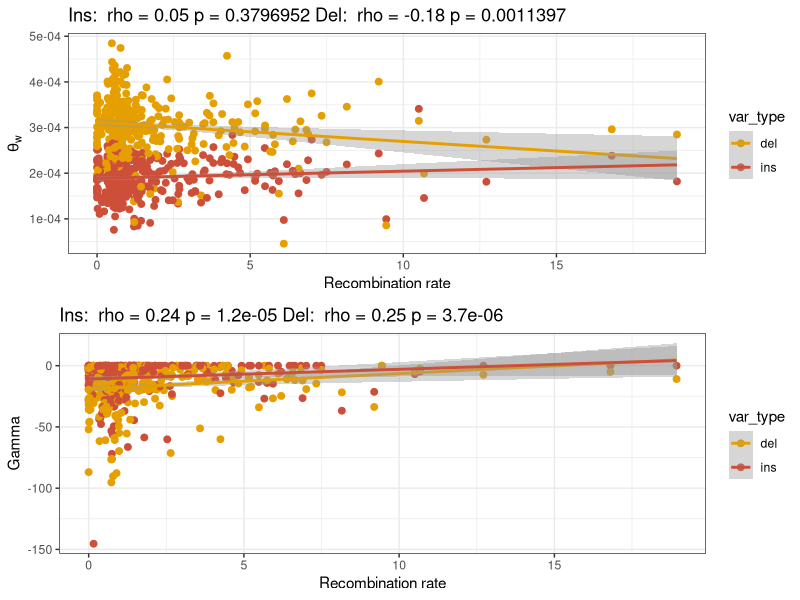
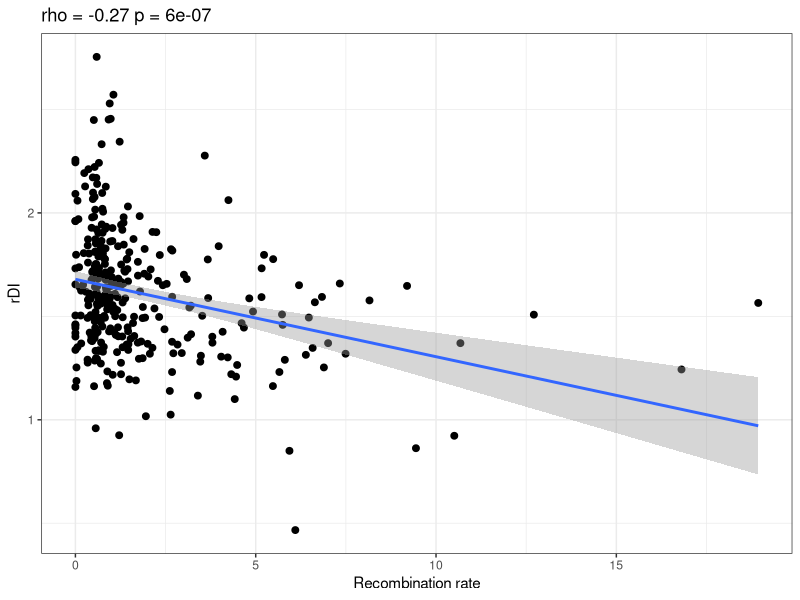
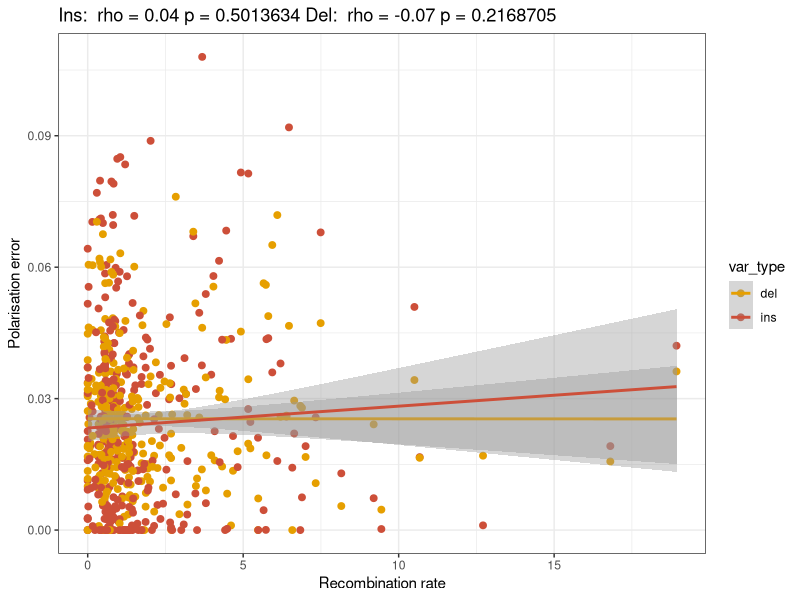

Write the R code that produced these figures, in order.
# Title     : anavar results
# Objective : analyses anavar results and plot
# Created by: henryjuho
# Created on: 08/11/2017

library(ggplot2)
library(gridExtra)
library(reshape2)

cbPalette <- c("#E69F00", 'tomato 3', 'steel blue', "#999999", "#56B4E9", "#009E73", "#F0E442", "#0072B2", "#D55E00", "#CC79A7")

window_data = read.csv('gt_windows_noncoding_continuous_full_results.windowdata.csv')
window_data$mean_gamma = as.numeric(window_data$scale) * as.numeric(window_data$shape) * -1

window_data_sel = subset(window_data, sel_type=='sel')

ins_data = subset(window_data_sel, var_type=='ins')
del_data = subset(window_data_sel, var_type=='del')

# theta correlations
theta_ins_test = cor.test(ins_data$theta, ins_data$rec_rate, method='spearman', exact=NULL)
theta_del_test = cor.test(del_data$theta, del_data$rec_rate, method='spearman', exact=NULL)

# gamma correlations
gamma_ins_test = cor.test(ins_data$mean_gamma, ins_data$rec_rate, method='spearman', exact=NULL)
gamma_del_test = cor.test(del_data$mean_gamma, del_data$rec_rate, method='spearman', exact=NULL)

# error correlations
error_ins_test = cor.test(ins_data$e, ins_data$rec_rate, method='spearman', exact=NULL)
error_del_test = cor.test(del_data$e, del_data$rec_rate, method='spearman', exact=NULL)

# theta plot

theta_plot = ggplot(window_data_sel, aes(x=rec_rate, y=theta, colour=var_type)) +
      geom_point(stat='identity', size = 2) +
      geom_smooth(method='lm') +
      theme_bw() +
      scale_colour_manual(values=cbPalette) +
      xlab('Recombination rate')  + ylab(expression(theta[w])) +
      ggtitle(paste('Ins: ', expression(rho), '=', round(theta_ins_test$estimate, digits=2),
      'p =', round(theta_ins_test$p.value, digits=7),
      'Del: ', expression(rho), '=', round(theta_del_test$estimate, digits=2),
      'p =', round(theta_del_test$p.value, digits=7)))

# rdi plot

rdi_data = as.data.frame(cbind(ins_data$rec_rate, del_data$rec_rate, ins_data$theta, del_data$theta))
colnames(rdi_data) <- c('ins_rec_rate', 'del_rec_rate', 'ins_theta', 'del_theta')
rdi_data$rdi = rdi_data$del_theta / rdi_data$ins_theta

rdi_test = cor.test(rdi_data$ins_rec_rate, rdi_data$rdi, method='spearman', exact=NULL)

rdi_plot = ggplot(rdi_data, aes(x=ins_rec_rate, y=rdi)) +
      geom_point(stat='identity', size = 2) +
      geom_smooth(method='lm') +
      theme_bw() +
      xlab('Recombination rate')  + ylab('rDI') +
      ggtitle(paste(expression(rho), '=', round(rdi_test$estimate, digits=2),
      'p =', round(rdi_test$p.value, digits=7)))

# gamma plot

gamma_plot = ggplot(window_data_sel, aes(x=rec_rate, y=mean_gamma, colour=var_type)) +
      geom_point(stat='identity', size = 2) +
      geom_smooth(method='lm') +
      theme_bw() +
      scale_colour_manual(values=cbPalette) +
      xlab('Recombination rate')  + ylab("Gamma") +
      ggtitle(paste('Ins: ', expression(rho), '=', round(gamma_ins_test$estimate, digits=2),
      'p =', round(gamma_ins_test$p.value, digits=7),
      'Del: ', expression(rho), '=', round(gamma_del_test$estimate, digits=2),
      'p =', round(gamma_del_test$p.value, digits=7)))

# error plot

error_plot = ggplot(window_data_sel, aes(x=rec_rate, y=e, colour=var_type)) +
      geom_point(stat='identity', size = 2) +
      geom_smooth(method='lm') +
      theme_bw() +
      scale_colour_manual(values=cbPalette) +
      xlab('Recombination rate')  + ylab("Polarisation error") +
      ggtitle(paste('Ins: ', expression(rho), '=', round(error_ins_test$estimate, digits=2),
      'p =', round(error_ins_test$p.value, digits=7),
      'Del: ', expression(rho), '=', round(error_del_test$estimate, digits=2),
      'p =', round(error_del_test$p.value, digits=7)))

# saving
png(file='window_anavar.png', width=9, height=6, units='in', res=360)

grid.arrange(theta_plot, gamma_plot, nrow=2)

dev.off()

png(file='rdi_anavar.png', width=9, height=3, units='in', res=360)

rdi_plot

dev.off()

png(file='error_anavar.png', width=9, height=3, units='in', res=360)

error_plot

dev.off()